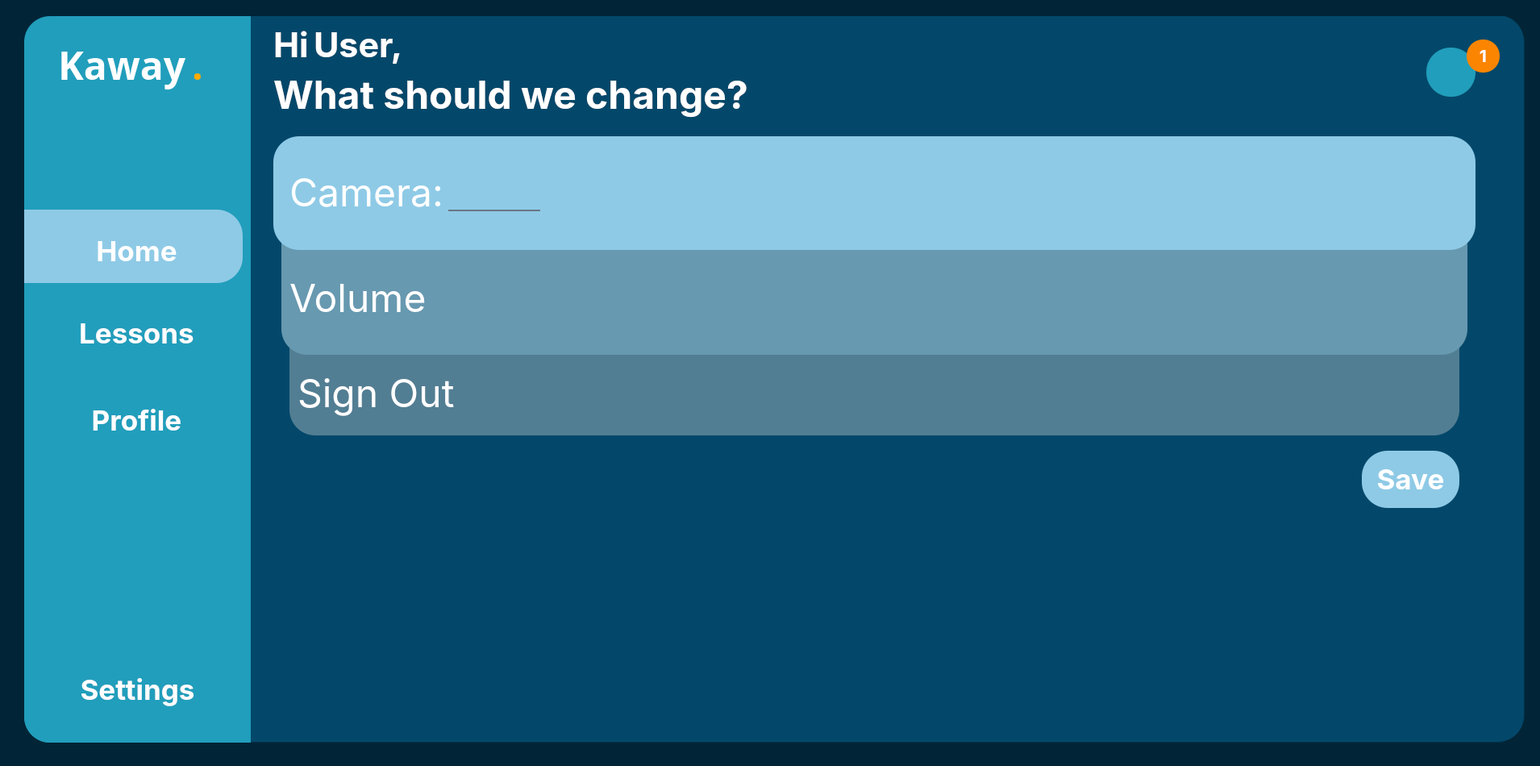
<?xml version="1.0" encoding="UTF-8"?>
<ui version="4.0">
 <class>MainWindow</class>
 <widget class="QMainWindow" name="MainWindow">
  <property name="geometry">
   <rect>
    <x>0</x>
    <y>0</y>
    <width>1910</width>
    <height>950</height>
   </rect>
  </property>
  <property name="windowTitle">
   <string>MainWindow</string>
  </property>
  <property name="styleSheet">
   <string notr="true">
background-color: rgb(1, 37, 55);</string>
  </property>
  <widget class="QWidget" name="centralwidget">
   <widget class="QWidget" name="MainBar" native="true">
    <property name="geometry">
     <rect>
      <x>30</x>
      <y>20</y>
      <width>1861</width>
      <height>901</height>
     </rect>
    </property>
    <property name="styleSheet">
     <string notr="true"/>
    </property>
    <widget class="QWidget" name="SideTab" native="true">
     <property name="geometry">
      <rect>
       <x>0</x>
       <y>0</y>
       <width>281</width>
       <height>961</height>
      </rect>
     </property>
     <widget class="QFrame" name="SideTabFrame">
      <property name="geometry">
       <rect>
        <x>0</x>
        <y>0</y>
        <width>291</width>
        <height>901</height>
       </rect>
      </property>
      <property name="styleSheet">
       <string notr="true">background-color: rgb(33, 158, 188);
border-top-left-radius: 32px;
border-bottom-left-radius: 32px;</string>
      </property>
      <property name="frameShape">
       <enum>QFrame::StyledPanel</enum>
      </property>
      <property name="frameShadow">
       <enum>QFrame::Raised</enum>
      </property>
      <widget class="QPushButton" name="Lessons">
       <property name="geometry">
        <rect>
         <x>0</x>
         <y>372</y>
         <width>279</width>
         <height>42</height>
        </rect>
       </property>
       <property name="font">
        <font>
         <family>Inter</family>
         <pointsize>26</pointsize>
         <bold>true</bold>
        </font>
       </property>
       <property name="styleSheet">
        <string notr="true">color:rgb(255, 255, 255);
background-color: rgba(255, 255, 255, 0);</string>
       </property>
       <property name="text">
        <string>Lessons</string>
       </property>
       <property name="icon">
        <iconset>
         <normaloff>../linear/note-2.svg</normaloff>../linear/note-2.svg</iconset>
       </property>
       <property name="iconSize">
        <size>
         <width>40</width>
         <height>40</height>
        </size>
       </property>
      </widget>
      <widget class="QFrame" name="frame">
       <property name="geometry">
        <rect>
         <x>0</x>
         <y>240</y>
         <width>271</width>
         <height>91</height>
        </rect>
       </property>
       <property name="styleSheet">
        <string notr="true">background-color: rgb(142, 202, 230);
border-top-left-radius: 0px;
border-bottom-left-radius: 0px;
border-top-right-radius: 32px;
border-bottom-right-radius: 32px;</string>
       </property>
       <property name="frameShape">
        <enum>QFrame::StyledPanel</enum>
       </property>
       <property name="frameShadow">
        <enum>QFrame::Raised</enum>
       </property>
      </widget>
      <widget class="QWidget" name="verticalLayoutWidget">
       <property name="geometry">
        <rect>
         <x>0</x>
         <y>770</y>
         <width>281</width>
         <height>131</height>
        </rect>
       </property>
       <layout class="QVBoxLayout" name="verticalLayout">
        <item>
         <widget class="QPushButton" name="Settings">
          <property name="font">
           <font>
            <family>Inter</family>
            <pointsize>26</pointsize>
            <bold>true</bold>
           </font>
          </property>
          <property name="styleSheet">
           <string notr="true">color:rgb(255, 255, 255)</string>
          </property>
          <property name="text">
           <string>Settings</string>
          </property>
          <property name="icon">
           <iconset>
            <normaloff>../linear/setting-3.svg</normaloff>../linear/setting-3.svg</iconset>
          </property>
          <property name="iconSize">
           <size>
            <width>35</width>
            <height>35</height>
           </size>
          </property>
         </widget>
        </item>
       </layout>
      </widget>
      <widget class="QWidget" name="horizontalLayoutWidget">
       <property name="geometry">
        <rect>
         <x>42</x>
         <y>20</y>
         <width>241</width>
         <height>80</height>
        </rect>
       </property>
       <layout class="QHBoxLayout" name="horizontalLayout">
        <item>
         <widget class="QLabel" name="Kaway">
          <property name="font">
           <font>
            <family>Poppins</family>
            <pointsize>36</pointsize>
            <bold>true</bold>
           </font>
          </property>
          <property name="styleSheet">
           <string notr="true">color:rgb(255, 255, 255)</string>
          </property>
          <property name="text">
           <string>Kaway</string>
          </property>
         </widget>
        </item>
        <item>
         <widget class="QLabel" name="Dot">
          <property name="font">
           <font>
            <family>Poppins</family>
            <pointsize>36</pointsize>
            <bold>true</bold>
           </font>
          </property>
          <property name="styleSheet">
           <string notr="true">color: rgb(255, 170, 0);</string>
          </property>
          <property name="text">
           <string>.</string>
          </property>
         </widget>
        </item>
       </layout>
      </widget>
      <widget class="QPushButton" name="Profile">
       <property name="geometry">
        <rect>
         <x>0</x>
         <y>480</y>
         <width>279</width>
         <height>42</height>
        </rect>
       </property>
       <property name="font">
        <font>
         <family>Inter</family>
         <pointsize>26</pointsize>
         <bold>true</bold>
        </font>
       </property>
       <property name="styleSheet">
        <string notr="true">color:rgb(255, 255, 255)</string>
       </property>
       <property name="text">
        <string>Profile</string>
       </property>
       <property name="icon">
        <iconset>
         <normaloff>../linear/user-square.svg</normaloff>../linear/user-square.svg</iconset>
       </property>
       <property name="iconSize">
        <size>
         <width>35</width>
         <height>35</height>
        </size>
       </property>
      </widget>
      <widget class="QPushButton" name="Home">
       <property name="geometry">
        <rect>
         <x>0</x>
         <y>270</y>
         <width>279</width>
         <height>42</height>
        </rect>
       </property>
       <property name="font">
        <font>
         <family>Inter</family>
         <pointsize>26</pointsize>
         <bold>true</bold>
        </font>
       </property>
       <property name="layoutDirection">
        <enum>Qt::LeftToRight</enum>
       </property>
       <property name="autoFillBackground">
        <bool>false</bool>
       </property>
       <property name="styleSheet">
        <string notr="true">color:rgb(255, 255, 255);
background-color: rgba(255, 255, 255, 0)</string>
       </property>
       <property name="text">
        <string>Home</string>
       </property>
       <property name="icon">
        <iconset>
         <normaloff>../linear/element-3.png</normaloff>../linear/element-3.png</iconset>
       </property>
       <property name="iconSize">
        <size>
         <width>30</width>
         <height>30</height>
        </size>
       </property>
      </widget>
      <zorder>frame</zorder>
      <zorder>Lessons</zorder>
      <zorder>verticalLayoutWidget</zorder>
      <zorder>horizontalLayoutWidget</zorder>
      <zorder>Profile</zorder>
      <zorder>Home</zorder>
     </widget>
    </widget>
    <widget class="QWidget" name="RightContainer" native="true">
     <property name="geometry">
      <rect>
       <x>279</x>
       <y>-1</y>
       <width>1581</width>
       <height>901</height>
      </rect>
     </property>
     <widget class="QFrame" name="mainframe">
      <property name="geometry">
       <rect>
        <x>0</x>
        <y>0</y>
        <width>1581</width>
        <height>901</height>
       </rect>
      </property>
      <property name="styleSheet">
       <string notr="true">background-color: rgb(3, 72, 106);
border-top-right-radius: 32px;
border-bottom-right-radius: 32px;</string>
      </property>
      <property name="frameShape">
       <enum>QFrame::StyledPanel</enum>
      </property>
      <property name="frameShadow">
       <enum>QFrame::Raised</enum>
      </property>
      <widget class="QPushButton" name="NotifButton">
       <property name="geometry">
        <rect>
         <x>1460</x>
         <y>40</y>
         <width>61</width>
         <height>61</height>
        </rect>
       </property>
       <property name="styleSheet">
        <string notr="true">QPushButton {
	background-color: rgb(33, 158, 188);
    border-radius: 30px;
    }
</string>
       </property>
       <property name="text">
        <string/>
       </property>
       <property name="icon">
        <iconset>
         <normaloff>../linear/notification-bing.svg</normaloff>../linear/notification-bing.svg</iconset>
       </property>
       <property name="iconSize">
        <size>
         <width>40</width>
         <height>40</height>
        </size>
       </property>
      </widget>
      <widget class="QLabel" name="NotifNum">
       <property name="geometry">
        <rect>
         <x>1510</x>
         <y>30</y>
         <width>41</width>
         <height>41</height>
        </rect>
       </property>
       <property name="font">
        <font>
         <family>Inter</family>
         <pointsize>16</pointsize>
         <bold>true</bold>
        </font>
       </property>
       <property name="styleSheet">
        <string notr="true">color: rgb(255, 255, 255);
background-color: rgb(251, 133, 0);
    border-radius: 20px;
  </string>
       </property>
       <property name="text">
        <string>1</string>
       </property>
       <property name="alignment">
        <set>Qt::AlignCenter</set>
       </property>
      </widget>
      <widget class="QFrame" name="MidFrame_3">
       <property name="geometry">
        <rect>
         <x>40</x>
         <y>250</y>
         <width>1471</width>
         <height>171</height>
        </rect>
       </property>
       <property name="styleSheet">
        <string notr="true">background-color: rgb(103, 153, 176);
border-radius: 32px</string>
       </property>
       <property name="frameShape">
        <enum>QFrame::StyledPanel</enum>
       </property>
       <property name="frameShadow">
        <enum>QFrame::Raised</enum>
       </property>
       <widget class="QWidget" name="verticalLayoutWidget_4">
        <property name="geometry">
         <rect>
          <x>10</x>
          <y>60</y>
          <width>1011</width>
          <height>81</height>
         </rect>
        </property>
        <layout class="QVBoxLayout" name="verticalLayout_4">
         <item>
          <widget class="QPushButton" name="pushButton_2">
           <property name="font">
            <font>
             <family>Inter</family>
             <pointsize>36</pointsize>
            </font>
           </property>
           <property name="styleSheet">
            <string notr="true">color: rgb(255, 255, 255);
text-align:left;</string>
           </property>
           <property name="text">
            <string>Volume</string>
           </property>
          </widget>
         </item>
        </layout>
       </widget>
      </widget>
      <widget class="QFrame" name="UpperFrame_3">
       <property name="geometry">
        <rect>
         <x>30</x>
         <y>150</y>
         <width>1491</width>
         <height>141</height>
        </rect>
       </property>
       <property name="styleSheet">
        <string notr="true">background-color: rgb(142, 202, 230);
border-radius: 32px
</string>
       </property>
       <property name="frameShape">
        <enum>QFrame::StyledPanel</enum>
       </property>
       <property name="frameShadow">
        <enum>QFrame::Raised</enum>
       </property>
       <widget class="QWidget" name="horizontalLayoutWidget_2">
        <property name="geometry">
         <rect>
          <x>20</x>
          <y>30</y>
          <width>311</width>
          <height>80</height>
         </rect>
        </property>
        <layout class="QHBoxLayout" name="horizontalLayout_3">
         <item>
          <widget class="QPushButton" name="pushButton">
           <property name="font">
            <font>
             <family>Inter</family>
             <pointsize>36</pointsize>
            </font>
           </property>
           <property name="styleSheet">
            <string notr="true">color: rgb(255, 255, 255);
text-align:left;</string>
           </property>
           <property name="text">
            <string>Camera:</string>
           </property>
          </widget>
         </item>
         <item>
          <widget class="QLineEdit" name="camera">
           <property name="font">
            <font>
             <pointsize>24</pointsize>
            </font>
           </property>
           <property name="styleSheet">
            <string notr="true">background-color:rgba(0,0,0,0);
border:none;
border-bottom:2px solid rgba(105, 118, 132,  255);
color:rgba(255,255,255,230);
padding-bottom:7px;</string>
           </property>
          </widget>
         </item>
        </layout>
       </widget>
      </widget>
      <widget class="QFrame" name="LowerFrame_3">
       <property name="geometry">
        <rect>
         <x>50</x>
         <y>360</y>
         <width>1451</width>
         <height>161</height>
        </rect>
       </property>
       <property name="styleSheet">
        <string notr="true">background-color: rgb(82, 126, 147);
border-radius: 32px</string>
       </property>
       <property name="frameShape">
        <enum>QFrame::StyledPanel</enum>
       </property>
       <property name="frameShadow">
        <enum>QFrame::Raised</enum>
       </property>
       <widget class="QPushButton" name="pushButton_3">
        <property name="geometry">
         <rect>
          <x>10</x>
          <y>80</y>
          <width>1009</width>
          <height>57</height>
         </rect>
        </property>
        <property name="font">
         <font>
          <family>Inter</family>
          <pointsize>36</pointsize>
         </font>
        </property>
        <property name="styleSheet">
         <string notr="true">color: rgb(255, 255, 255);
text-align:left;</string>
        </property>
        <property name="text">
         <string>Sign Out</string>
        </property>
       </widget>
      </widget>
      <widget class="QWidget" name="gridLayoutWidget">
       <property name="geometry">
        <rect>
         <x>30</x>
         <y>10</y>
         <width>675</width>
         <height>118</height>
        </rect>
       </property>
       <layout class="QGridLayout" name="gridLayout">
        <item row="1" column="0">
         <widget class="QLabel" name="subtopic">
          <property name="font">
           <font>
            <family>Inter</family>
            <pointsize>36</pointsize>
            <bold>true</bold>
           </font>
          </property>
          <property name="styleSheet">
           <string notr="true">color: rgb(255, 255, 255);</string>
          </property>
          <property name="text">
           <string>What should we change?</string>
          </property>
         </widget>
        </item>
        <item row="0" column="0">
         <layout class="QHBoxLayout" name="horizontalLayout_2">
          <item>
           <widget class="QLabel" name="Hi">
            <property name="font">
             <font>
              <family>Inter</family>
              <pointsize>32</pointsize>
              <bold>true</bold>
             </font>
            </property>
            <property name="styleSheet">
             <string notr="true">color: rgb(255, 255, 255);</string>
            </property>
            <property name="text">
             <string>Hi</string>
            </property>
           </widget>
          </item>
          <item>
           <widget class="QLabel" name="User">
            <property name="font">
             <font>
              <family>Inter</family>
              <pointsize>32</pointsize>
              <bold>true</bold>
             </font>
            </property>
            <property name="styleSheet">
             <string notr="true">color: rgb(255, 255, 255);</string>
            </property>
            <property name="text">
             <string>User,</string>
            </property>
           </widget>
          </item>
          <item>
           <spacer name="horizontalSpacer">
            <property name="orientation">
             <enum>Qt::Horizontal</enum>
            </property>
            <property name="sizeHint" stdset="0">
             <size>
              <width>40</width>
              <height>20</height>
             </size>
            </property>
           </spacer>
          </item>
         </layout>
        </item>
       </layout>
      </widget>
      <widget class="QPushButton" name="save">
       <property name="geometry">
        <rect>
         <x>1380</x>
         <y>540</y>
         <width>121</width>
         <height>71</height>
        </rect>
       </property>
       <property name="maximumSize">
        <size>
         <width>300</width>
         <height>200</height>
        </size>
       </property>
       <property name="font">
        <font>
         <family>Inter</family>
         <pointsize>26</pointsize>
         <bold>true</bold>
        </font>
       </property>
       <property name="layoutDirection">
        <enum>Qt::LeftToRight</enum>
       </property>
       <property name="autoFillBackground">
        <bool>false</bool>
       </property>
       <property name="styleSheet">
        <string notr="true">border-radius: 32px;
color:rgb(255, 255, 255);
background-color: rgb(142, 202, 230);


</string>
       </property>
       <property name="text">
        <string>Save</string>
       </property>
       <property name="iconSize">
        <size>
         <width>30</width>
         <height>30</height>
        </size>
       </property>
      </widget>
      <zorder>NotifButton</zorder>
      <zorder>NotifNum</zorder>
      <zorder>LowerFrame_3</zorder>
      <zorder>MidFrame_3</zorder>
      <zorder>UpperFrame_3</zorder>
      <zorder>gridLayoutWidget</zorder>
      <zorder>save</zorder>
     </widget>
    </widget>
    <widget class="QFrame" name="MainFrame">
     <property name="geometry">
      <rect>
       <x>0</x>
       <y>0</y>
       <width>1861</width>
       <height>901</height>
      </rect>
     </property>
     <property name="styleSheet">
      <string notr="true">background-color: rgb(2, 48, 71);
border-radius: 32px
</string>
     </property>
     <property name="frameShape">
      <enum>QFrame::StyledPanel</enum>
     </property>
     <property name="frameShadow">
      <enum>QFrame::Raised</enum>
     </property>
    </widget>
    <zorder>MainFrame</zorder>
    <zorder>RightContainer</zorder>
    <zorder>SideTab</zorder>
   </widget>
  </widget>
  <widget class="QStatusBar" name="statusbar"/>
 </widget>
 <resources/>
 <connections/>
</ui>
